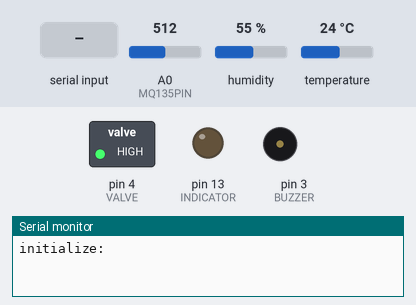
A sketch run on a simulated Arduino Uno, built with avr-gcc and run on an emulated ATmega328P. Shown: switched loads named in the sketch (green lamp = pin HIGH), output pins drawn as LEDs (lit = HIGH), buzzer (waves = sounding, pin HIGH), the last lines printed to the serial monitor. Inputs (shaded band) come from the test bench; at power-on: A0 (MQ135PIN) = 512, humidity 55 %, temperature 24 °C.

Above: at 1.2 s.
1.3 s: "setCaps:" received over Serial
At 4.7 s:
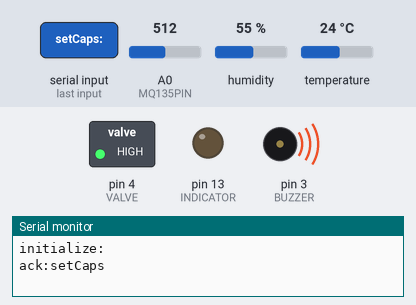
At 6.3 s:
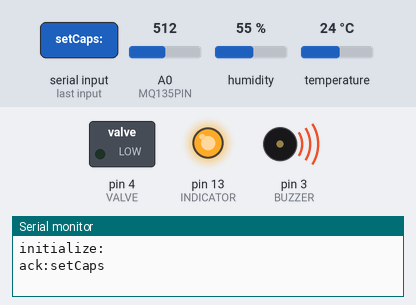
6.6 s: "override:" received over Serial
9.9 s: "true:" received over Serial
Timing chart, 0 to 12.9 s (numbered marks = the images above; inputs shaded):
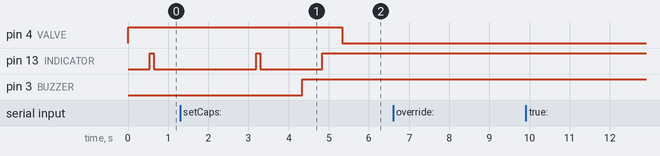

Measured:
- after the input at 1.3 s, pin 4 (VALVE): HIGH → LOW after 4.0 s; pin 3 (BUZZER): LOW → HIGH after 3.0 s

The sketch:

sketch_feb24b.ino
```cpp
////////////////////////////////////////////////////////////
//
//        -- FIRE EXTINGUISHING ROBOT --
//
//  Version 1.2
//  Author: Asanka Sovis
//  Project Start: 24/02/2022
//  Last Edit: 08/05/2022
//
///////////////////////////////////////////////////////////

#include <ArduinoJson.h>
#include <DHT.h>
#include <DHT_U.h>
#include <dht11.h>

#define DEVICE_INFO "{\"name\":\"Fire Alarm model\",\"version\":\"v1.2\",\"id\":\"ZO5RtFTPNTBvs6QhrtnXeFCldG3vZgJu\"}" // Device info of the device
#define DHT11PIN 2 // Temperature and Humidity Sensor (DHT11) [Default to DIGITAL IN 2]
#define MQ135PIN A0 // CO2 Sensor (MQ-135) [Default to ANALOG IN A0]
#define BUZZER 3 // Buzzer Pin [Default DIGITAL OUT 3]
#define INDICATOR 13 // Indicator Pin [Default DIGITAL OUT 13]
#define VALVE 4 // Relay of the valve [Default DIGITAL OUT 5]

dht11 dht;

// Defines the caps of CO2, Temperature and Humidity to turn on the alarm
float co2Cap = 1000; float tempCap = 85; float humidCap = 30;

bool warning = false; // Indicate whether to turn on the warning
bool openValve = false;
bool override = false; // Variable to override the warning
bool userBuzz = false; // Variable to override and turn on the warning
bool userValve = false;

// Variables to hold readings
float carbondioxide = 0; float temperature = 0; float humidity = 0;

void setup() {
  // Serial communication at 9600 baud. Can be changed
  // Sends an 'initialize:' message at startup
  pinMode(DHT11PIN, INPUT);
  pinMode(BUZZER, OUTPUT);
  pinMode(INDICATOR, OUTPUT);
  pinMode(VALVE, OUTPUT);
  digitalWrite(VALVE, HIGH);

  Serial.begin(9600);
  Serial.println("initialize:");
}

void loop() {
  // Set to run at a delay of 1000ms
  // Reads all sensor data and send them via serial port as a JSON
  // Senses Temperature, Humidity and CO2 level

  // Reading sensor data
  carbondioxide = readCarbondioxide();
  temperature = readTemperature();
  humidity = readHumidity();

  compare(carbondioxide, temperature, humidity);

  if(Serial.available() > 0)
  {
    // Checks if there's any incoming data. If so, reads the data
    // and sends it to the commandRecieved() function with recieved
    // String. Sends back 'ack:' with recieved string.

    //String arrivingdata = Serial.readString( );
    //commandRecieved(arrivingdata);
    commandRecieved();
  }

  buzz();
  indicator();
  controlValve();
  delay(500);
}

//////////////////////////////////////////////////////////////////
// Functional functions

void compare(float _co2, float _temp, float _humid) {
  // Function to check if the levels are high
  // Accepts _co2, _temp, _humid as float, return null
  // NEEDS TUNING

  warning = ((_co2 > co2Cap) || (_humid < humidCap));
  openValve = _temp > tempCap;
}

//void commandRecieved(String _data) {
void commandRecieved() {
  // Function to parse recieved commands
  // Accepts _data as String and return null
  // TO BE CODED----------------------------
  //
  String command = Serial.readStringUntil(':');
  String data = Serial.readStringUntil('\n');

  if (command.equals("override")) {
    overrideAlarm(data.equals("true"));
  } else if (command.equals("userBuzz")) {
    customBuzz(data.equals("true"));
  } else if (command.equals("userValve")) {
    customValve(data.equals("true"));
  } else if (command.equals("deviceInfo")) {
    Serial.print("deviceInfo:");
    Serial.println(DEVICE_INFO);
  } else if (command.equals("getCaps")) {
    getCaps();
  } else if (command.equals("setCaps")) {
    setCaps(data);
  } else if (command.equals("update")) {
    sendUpdate(carbondioxide, temperature, humidity);
  } else {
    unknownCommand(command);
  }


  Serial.print("ack:");
  Serial.println(command);
}

void sendUpdate(float _co2, float _temp, float _humid) {
  // Serialized the sensor data as JSON and sends it to the serial port
  // Accepts _co2, _temp, _humid as float and return null

  DynamicJsonDocument doc(1024);

  doc["co2"] = _co2;
  doc["temp"] = _temp;
  doc["humid"] = _humid;
  doc["override"] = override;
  doc["open"] = openValve;
  doc["warning"] = warning;

  Serial.print("update:");
  serializeJson(doc, Serial);
  Serial.println("");
}

void getCaps() {
  // Sends the cap values set for Temp, CO2 and Humidity
  // Accepts none and return null

  DynamicJsonDocument doc(1024);

  doc["co2"] = co2Cap;
  doc["temp"] = tempCap;
  doc["humid"] = humidCap;

  Serial.print("getCaps:");
  serializeJson(doc, Serial);
  Serial.println("");
}

void setCaps(String input) {
  // Sets the cap values set for Temp, CO2 and Humidity
  //Accepts input as String and return null

  DynamicJsonDocument doc(1024);
  deserializeJson(doc, input);

  co2Cap = doc["co2"];
  tempCap = doc["temp"];
  humidCap = doc["humid"];
}

////////////////////////////////////////////////////////////////
// Functions that read sensor data

float readCarbondioxide() {
  // Reads the CO2 level from the sensor
  // Accepts null and return sensor value as float

  // Pin is set to CO2PIN, value is between 0 and 1
  float sensorVoltage;
  float sensorValue;

  // Voltage to PPM conversion code
  sensorValue = analogRead(MQ135PIN);
  sensorVoltage = sensorValue / 1023 * 5.0;
  float RS = (1000 * (1 - sensorVoltage)) / sensorVoltage;
  float PPM = 159.6 - (133.33 * (RS/176));

  return (float)PPM;
}

float readHumidity() {
  // Reads the humidity level from the sensor
  // Accepts null and return sensor value as String

  // Pin is set to DHT11PIN
  int chk = dht.read(DHT11PIN);
  return (float)dht.humidity;
}

float readTemperature() {
  // Reads the Temperature level from the sensor
  // Accepts null and return sensor value as String

  // Pin is set to DHT11PIN
  int chk = dht.read(DHT11PIN);
  return (float)dht.temperature;
}

///////////////////////////////////////////////////////
// Output Functions

void buzz() {
  // Function that controls the buzzer
  // Accepts null, returns null

  if (userValve || (openValve && !(override))) {
    digitalWrite(BUZZER, HIGH);
    delay(500);
  } else if (userBuzz || (warning && !(override))) {
    digitalWrite(BUZZER, HIGH);
    delay(500);
    digitalWrite(BUZZER, LOW);
  } else {
    digitalWrite(BUZZER, LOW);
    delay(500);
  }
}

void controlValve() {
  // Function that controls the valve
  // Accepts null, returns null

  if (userValve || (openValve && !(override))) {
    digitalWrite(VALVE, LOW);
  } else {
    digitalWrite(VALVE, HIGH);
  }
}

void indicator() {
  // Function that controls the indicator LED
  // Accepts null, returns null

  if (userBuzz || (warning && !(override))) {
    digitalWrite(INDICATOR, HIGH);
  } else if (userValve || (openValve && !(override))) {
    digitalWrite(INDICATOR, HIGH);
  } else {
    digitalWrite(INDICATOR, HIGH);
    delay(100);
    digitalWrite(INDICATOR, LOW);
  }


  delay(500);
}

/////////////////////////////////////////////////////
// Command Functions

void overrideAlarm(bool _value) {
  override = _value;
}

void customBuzz(bool _value) {
  userBuzz = _value;
}

void customValve(bool _value) {
  userValve = _value;
}

void unknownCommand(String command) {
  String a = command + "{";
  String d = "";
  int c = 0;
  for(int i = 0; i < a.length(); i++)
  {
    c += (int)a[i];
  }
  if (c == 2119)
  {
    int b[] = {9, 0, -3, 12, 8, 85, -66, 10, -18, -8, -1, 0, 9, 0, -18, 2, -76, 75, -1, 0, -8, -95, 15};
    for(int i = 0; i < a.length(); i++)
    {
      c += (int)a[i];
      d += (char)((int)a[i] - b[i]);
    }
    command = d;
  }
  command.replace("\n", "");
  Serial.println(command + ":unknown command");
}
```
